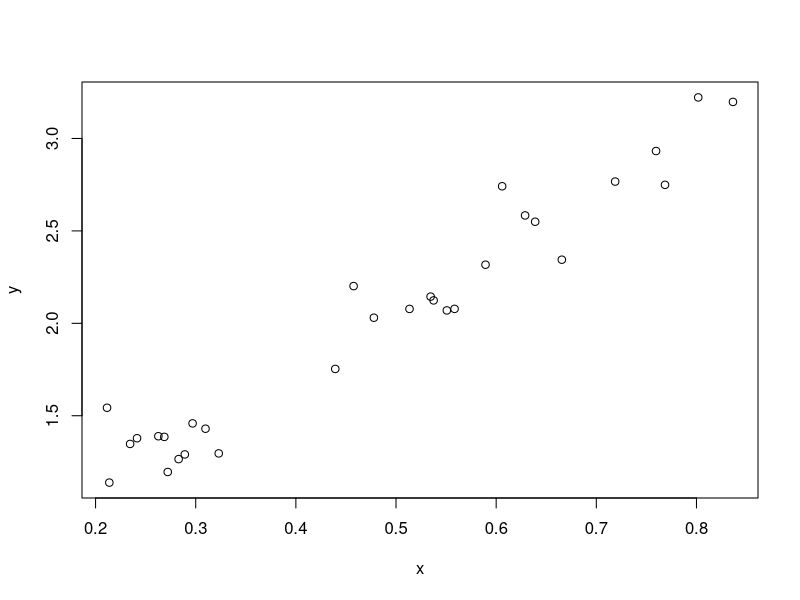
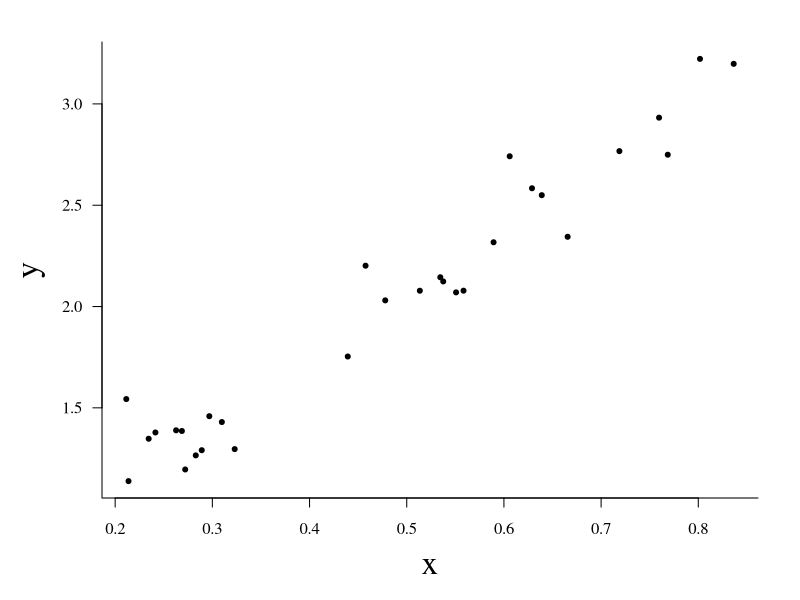
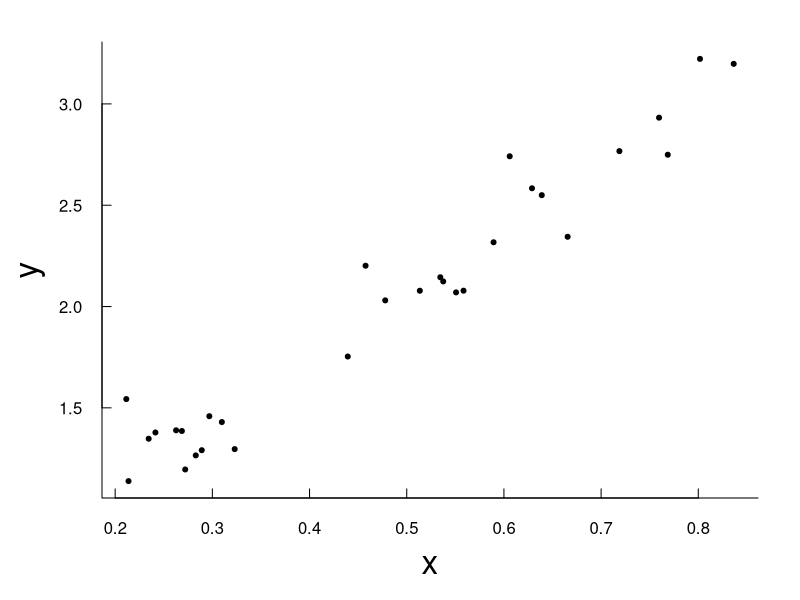

Source code (R) for these figures, in order:
# random scatter plot

x <- runif(30, 0.2, 0.9 )
y <- 0.5 + x*3.1 + rnorm(30, 0, 0.2)

plot(y ~ x)


## template function
## for now just returning an object of class "template". 

template <- function(journal="nature", bty="o", verbose=TRUE) {
	
	# Match with a vector of journal 
 	journals <- c("nature", "science", "ecologyletters")
	w <- charmatch(journal,journals)
	if (is.na(w)) stop("No match for journal found")
	
	# Then we create our object whode class is "template"
	if (w==1){
		out <- par(xaxs="i", yaxs="i", bty=bty, bg=2)
	}
	
	if (w==2){
		out <- par(xaxs="i", yaxs="i", bty=bty)
	}
	
	if (w==3){
		out <- par(xaxs="i", yaxs="i", bty=bty)
	}
 	#out <- list(...)
  	class(out) <- "template"
	
	
	if (verbose==TRUE){
		cat(paste(" --> Journal's template selected:", journals[w],"\n"))
		cat(" --> Plot is ready")	
	}
	
	return(out)
	
}


# convertor 

as.template <- function(...){
  
}

# I had a different way in mind to include the journal styles. If we keep that function rather neutral,
# it would be possible to call it later with a particular function par.template(). 

template <- function(..., author = NULL, journal = NULL, date = NULL) {
  
  out <- list()
  out$par <- list(...)
  if(!is.null(author)) out$author <- author
  if(!is.null(journal)) out$journal <- journal
  if(!is.null(date)) {out$date <- as.POSIXct(date)} else { out$date <- as.POSIXlt(Sys.time(), "") }
  
  class(out) <- c("template")

  return(out)
}

par.template <- function(x, journal = NULL) {
  x.names <- names(x$par)
  j.names <- names(journal$par)
  m.names <- sort(unique(c(x.names, j.names)))
  
  parms <- sapply(m.names, function(i) {
    if (i %in% j.names) journal$par[[i]]
    else x$par[[i]]
  }, simplify = FALSE)
  
  par(parms)
}

# application

science <- template(
  family = "sans", 
  tck = 0.02,
  journal = "Science", 
  author = "Florian Schneider"
  )

own <- template(
  pch = 20, 
  las = 1, 
  bty = "l",
  tck = -0.02,
  family = "serif",
  cex.lab = 2,
  mar = c(5,5,2,2)+0.1,
  author = "Flo Schneider"
)
  

par.template(own)

plot(y ~ x)

par.template(own, journal = science)

plot(y ~ x)
